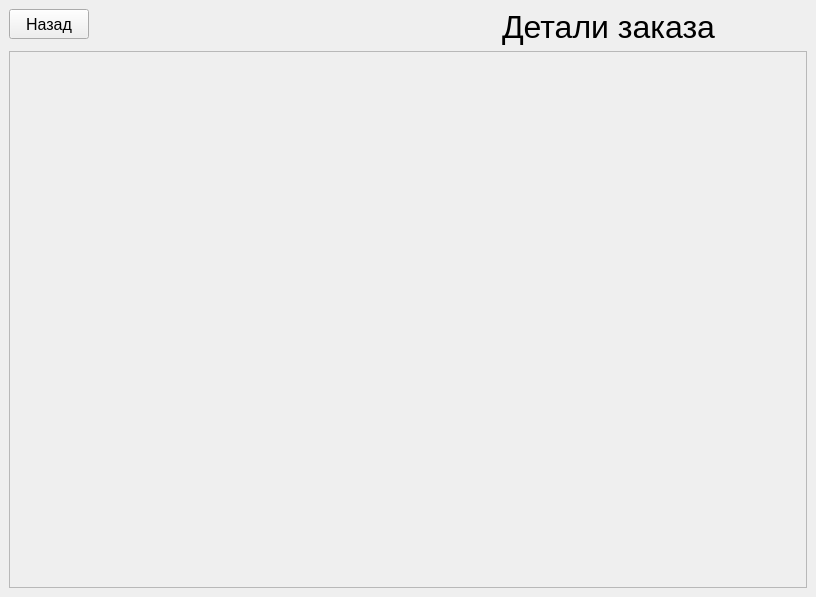
<?xml version="1.0" encoding="UTF-8"?>
<ui version="4.0">
 <class>OrderDetails</class>
 <widget class="QMainWindow" name="OrderDetails">
  <property name="geometry">
   <rect>
    <x>0</x>
    <y>0</y>
    <width>816</width>
    <height>597</height>
   </rect>
  </property>
  <property name="windowTitle">
   <string>MainWindow</string>
  </property>
  <widget class="QWidget" name="centralwidget">
   <property name="minimumSize">
    <size>
     <width>0</width>
     <height>377</height>
    </size>
   </property>
   <layout class="QVBoxLayout" name="verticalLayout">
    <item>
     <layout class="QHBoxLayout" name="horizontalLayout">
      <item alignment="Qt::AlignLeft|Qt::AlignTop">
       <widget class="QPushButton" name="backBtn">
        <property name="minimumSize">
         <size>
          <width>0</width>
          <height>30</height>
         </size>
        </property>
        <property name="maximumSize">
         <size>
          <width>80</width>
          <height>16777215</height>
         </size>
        </property>
        <property name="font">
         <font>
          <pointsize>12</pointsize>
         </font>
        </property>
        <property name="text">
         <string>Назад</string>
        </property>
       </widget>
      </item>
      <item alignment="Qt::AlignHCenter|Qt::AlignTop">
       <widget class="QLabel" name="label">
        <property name="font">
         <font>
          <pointsize>24</pointsize>
         </font>
        </property>
        <property name="text">
         <string>Детали заказа</string>
        </property>
       </widget>
      </item>
     </layout>
    </item>
    <item>
     <widget class="QScrollArea" name="scrollArea">
      <property name="widgetResizable">
       <bool>true</bool>
      </property>
      <widget class="QWidget" name="scrollAreaWidgetContents">
       <property name="geometry">
        <rect>
         <x>0</x>
         <y>0</y>
         <width>796</width>
         <height>530</height>
        </rect>
       </property>
       <layout class="QVBoxLayout" name="verticalLayout_2">
        <item>
         <layout class="QVBoxLayout" name="booksLayout"/>
        </item>
       </layout>
      </widget>
     </widget>
    </item>
   </layout>
  </widget>
 </widget>
 <resources/>
 <connections/>
</ui>
